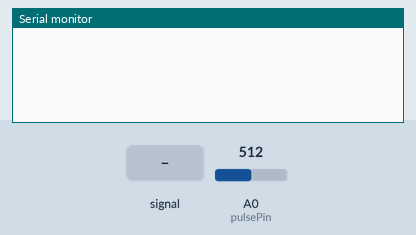
A sketch run on a simulated Arduino Uno, built with avr-gcc and run on an emulated ATmega328P. On the bench: the last lines printed to the serial monitor. Inputs (shaded band) come from the test bench; at power-on: A0 (pulsePin) = 512.

Above: at 1.2 s.
1.3 s: A0 (pulsePin) fed a 200 Hz sine of ±81 counts around its level
At 2.39 s:
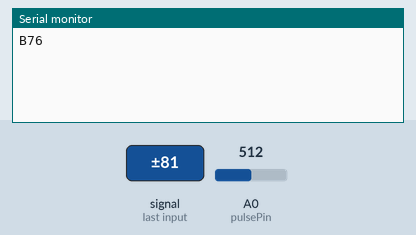
4.0 s: A0 (pulsePin) fed a 2 Hz sine of ±306 counts around its level
At 5.4 s:
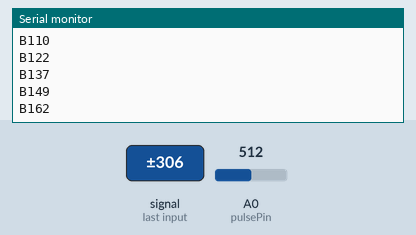
Timing chart, 0 to 7.0 s (numbered marks = the images above; inputs shaded):
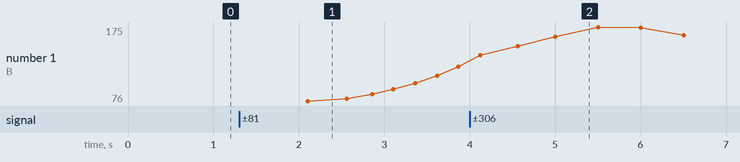

The sketch:

pulse_sensor.ino
```cpp
int pulsePin = 0;                 // Sensore battito collegato al pin analogico 0

volatile int BPM;                   // Battiti al minuto
volatile int Signal;                // Valore analogico ottenuto dal pin analogico 0
volatile int IBI = 600;             // Intervallo di tempo fra i battiti
volatile boolean Pulse = false;     // Vero quando il battito è in corso
volatile boolean QS = false;        // Vero quando viene trovato un battito

volatile int rate[10];                      // array che memorizza gli ultimi 10 IBI
volatile unsigned long sampleCounter = 0;          // Variabile utilizzata il conteggio del tempo
volatile unsigned long lastBeatTime = 0;           // Variabile utilizzata che contiene il tempo dell'ultimo battito
                                                      // per trovare l'IBI
volatile int P = 512;                      // Variabile utilizzata per trovare il massimo in una pulsazione
volatile int T = 512;                     // Varibile utilizzata per trovare il minimo in una pulsazione
volatile int thresh = 525;                // Variabile utilizzata per trovare il momento esatto del battito
volatile int amp = 100;                   // Ampiezza del battito
volatile boolean firstBeat = true;        // Variabile utilizzata per capire se è il primo battito
volatile boolean secondBeat = false;      // Variabile utilizzata per capire se è il secondo battito

// === SETUP =======================================================================================================
void setup()
{
  Serial.begin(9600);
  while (!Serial) {;}
  interruptSetup();                 // Imposta la lettura del battito cardiaco ogni 2ms
}

// === LOOP ========================================================================================================
void loop()
{
   serialOutput();

  if (QS == true) // Se è stato trovato un battito
    {
      // (BPM e IBI) sono già stati determinati
      serialOutputWhenBeatHappens(); // Output su seriale
      QS = false; // Reset di QS per il prossimo battito
    }

  delay(20);
}

// === INTERRUPT SETUP =============================================================================================
void interruptSetup()
{
  // Inizializza il timer per lanciare un interrupt ogni 2ms
  TCCR2A = 0x02;
  TCCR2B = 0x06;
  OCR2A = 0X7C;
  TIMSK2 = 0x02;
  sei();             // Abilitazione interrupt
}

// === SERIAL OUTPUT ===============================================================================================
void serialOutput()
{
  //sendDataToSerial('S', Signal);     // Invia i dati alla seriale
}

// === SERIAL OUTPUT WHEN BEAT HAPPENS =============================================================================
void serialOutputWhenBeatHappens()
{

     sendDataToSerial('B',BPM);
     //sendDataToSerial('Q',IBI);
}

// === SEND DATA TO SERIAL =========================================================================================
void sendDataToSerial(char symbol, int data )
{
   Serial.print(symbol);
   Serial.println(data);
}

// === ISR =========================================================================================================
ISR(TIMER2_COMPA_vect) // Interrupt Service Routine
{
  cli();                                      // Disabilitazione interrupt
  Signal = analogRead(pulsePin);              // Lettura segnale analogico
  sampleCounter += 2;                         // Aggiornamento tempo
  int N = sampleCounter - lastBeatTime;       // Tempo dall'ultimo battito

  // Ricerca del minimo della pulsazione
  // (thresh rappresenta il valor medio del battito)
  if(Signal < thresh && N > (IBI/5)*3) // Si aspetta 3/5 dell'ultimo IBI per evitare disturbi
    {
      if (Signal < T)
      {
        T = Signal;
      }
    }

  // Ricerca del massimo della pulsazione
  if(Signal > thresh && Signal > P)
    {
      P = Signal;
    }

  // Ricerca del battito cardiaco
  if (N > 250)
  {
    if ( (Signal > thresh) && (Pulse == false) && (N > (IBI/5)*3) ) // Per evitare disturbi
      {
        //Serial.println("Trovato");
        Pulse = true;                               // Si pensa di aver trovato un battito
        IBI = sampleCounter - lastBeatTime;         // Calcolo dell'IBI
        lastBeatTime = sampleCounter;               // Aggiornamento del tempo dell'ultimo battito

        if(secondBeat) // Se è il secondo battito
        {
          secondBeat = false;
          for(int i=0; i<=9; i++) // Inizializza il vettore di IBI
          {
            rate[i] = IBI;
          }
        }

        if(firstBeat) // Se è la prima volta che si trova una pulsazione
        {
          firstBeat = false;
          secondBeat = true;
          sei();                               // Abilitazione interrupt
          return;                              // Essendo la prima pulsazione,
                                                  // IBI non è affidabile e quindi viene scartato
        }

      word runningTotal = 0;                  // Totale degli IBI, inizializzato a 0

      for(int i=0; i<=8; i++) // Gli ultimi 10 IBI vengono shiftati di 1
        {
          rate[i] = rate[i+1];
          runningTotal += rate[i];              // Viene calcolato il totale degli IBI
        }

      rate[9] = IBI;                          // Aggiunta dell'ultimo IBI all'array di IBI
      runningTotal += rate[9];                // Aggiunta dell'ultimo IBI al totale degli IBI
      runningTotal /= 10;                     // Calcolo della media degli ultimi 10 IBI
      BPM = 60000/runningTotal;               // Calcolo BPM (60000 ms = 1 min)
      QS = true;                              // E' stato trovato un battito
    }
  }

  if (Signal < thresh && Pulse == true) // Quando i valori diventano bassi, la pulsazione è finita
    {
      Pulse = false;                         // Reset variabile Pulse
      amp = P - T;                           // Calcolo ampiezza del battito
      thresh = amp/2 + T;                    // Impostazione thresh alla metà dell'ampiezza
      P = thresh;                            // Reset massimo
      T = thresh;                            // Reset minimo
    }

  if (N > 2500) // Se sono passati più di 2 secondi dall'ultimo battito
    {
      thresh = 512;                          // Reset thresh
      P = 512;                               // Reset massimo
      T = 512;                               // Reset minimo
      lastBeatTime = sampleCounter;          // La variabile lastBeatTime deve essere mantenuta "al passo"

      // Reset di firstBeat e secondBeat per evitare disturbi al prossimo battito
      firstBeat = true;
      secondBeat = false;
    }

  sei();                                   // Abilitazione interrupt
}
```

Measured:
- after the input at 1.3 s, the serial monitor: prints a new line after 0.80 s (image 1)
- after the input at 4.0 s, the serial monitor: prints a new line after 0.56 s (image 2)
- plotted number 1: 122 → 120 after the input at 4.0 s
